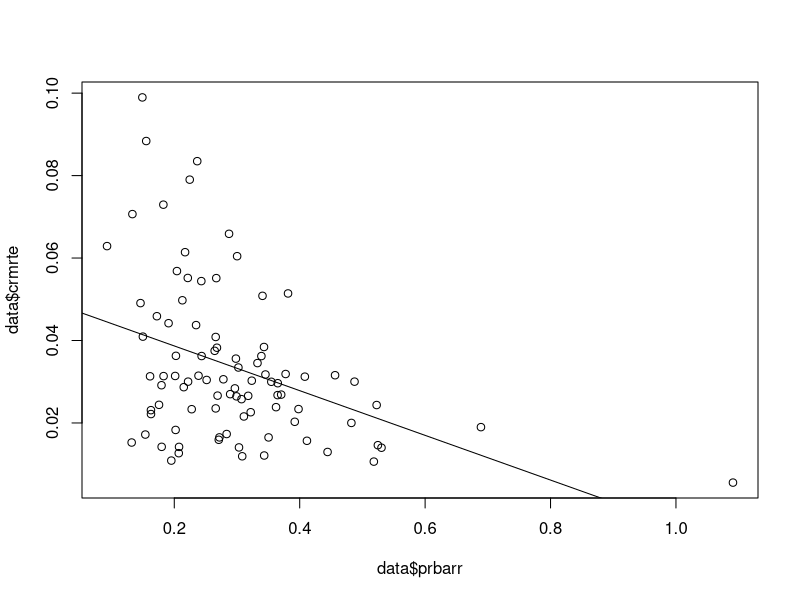
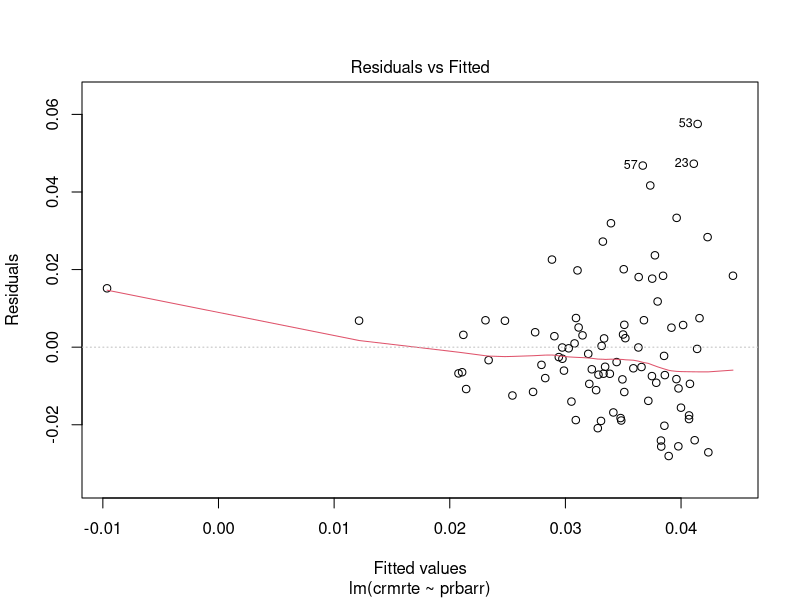
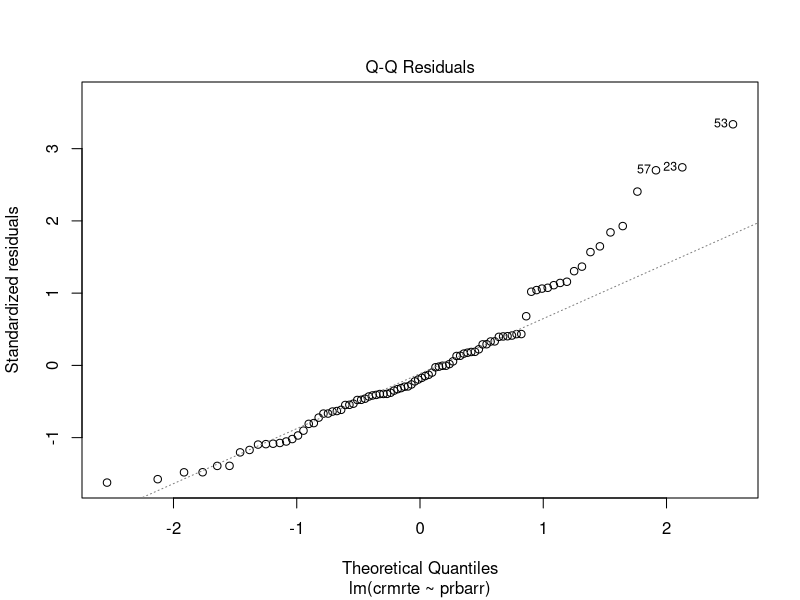
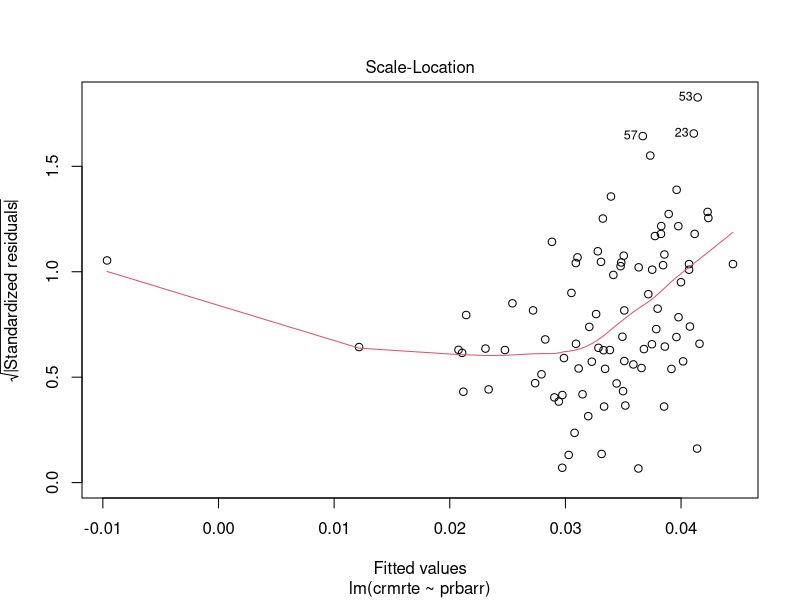
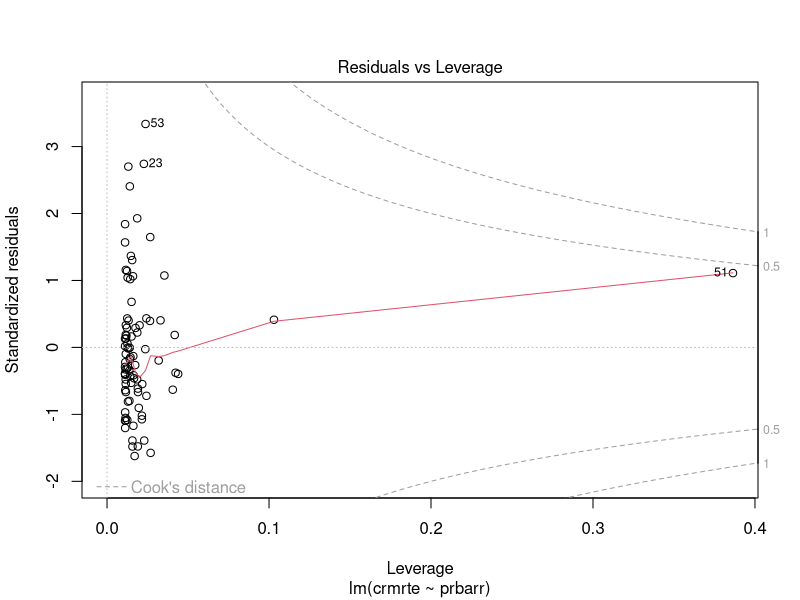

These figures' R source, in order: (Note: this script raises an error after producing the figures.)
#relations to look at: 
#arrest vs conviction vs prison sentence
#length of prison sentence
#police per capita -- at some point there needs to be a tipping point (Mark)

#MARK QUESTIONS
#SHOULD we filter out data points where prob is greater than 1?
#Looking for causal? Only things that I think are remotely causal is wage
#PCA analysis on the data 
#stepwise regression CARET package

#Paul questions?
#cross validation with test data to see if the effect is causal?

lm_plot_routine <- function(x,y) {
  model = lm(y ~ x)
  plot(x,y)
  abline(model)
  print(summary(model)$r.squared)
}
library(dplyr)

setwd("~/Desktop/Stone/Berkeley_MIDS/Statistics/Labs/Lab_3")
full_data <- read.csv('crime_v2.csv')
data <- na.omit(full_data)

#check for duplicated data and remove
sum(duplicated(data))
data <- distinct(data, .keep_all=T)

#data type of prbarr, prbconv, prbpris
data %>% 
  select(prbarr, prbconv, prbpris) %>%
  lapply(class)

#convert prbconv factor in numeric
data$prbconv <- as.numeric(levels(data$prbconv))[data$prbconv]

#QUESTION: arrest vs conviction vs prison sentence
#we need to make sure the probabilities go from 0 to 1
#makes no sense for example for convictions:arrest to be greater than 1
#must be arrested to have a conviction

#point out that some are greater than 1
#maybe renormalize them
#data <- subset(data, prbarr <=1 & prbconv <= 1 &prbpris <= 1)

#Correlate everything
y <- data$crmrte
X <- names(data)[4:dim(data)[2]]
cor_df <- data.frame(crmrte_cor = numeric(0))
for (x in X) {
  corr <- as.data.frame(cor(y, data[x]))
  rownames(corr) <- c(x)
  colnames(corr) <- c('crmrte_cor')
  cor_df <- rbind(cor_df, corr)
}
cor_df$var <- rownames(cor_df)
cor_df <- arrange(cor_df, desc(crmrte_cor))

#wages
all_wages <- grep('^w', names(data))[-1:-1]
median_wages <- apply(data[, all_wages], 2, median)
pctymle_wages <- lm(data$pctymle ~ ., data=data[, all_wages])
crmrte_wages <- lm(data$crmrte ~ ., data=data[, all_wages])

#poor wages
poor_wages <- c('wcon', 'wtrd')
pctymle_poor_wages <- lm(data$pctymle ~ ., data=lapply(data[, poor_wages],log))
crmrte_poor_wages <- lm(data$crmrte ~ ., data=lapply(data[, poor_wages], log))

crmrte_wcon <- lm(data$crmrte ~ log(data[,'wfir']))

#arrest -- fear
#higher probability of arrest, lower the crime rate
m <- lm(crmrte ~ prbarr, data=data)
plot(data$prbarr, data$crmrte)
abline(m)
plot(m)

#rate of conviction and prison
#rate of arrest not enough! Need to convict and punish in order to prevent repeat offenders and send message
rtofconv <- data$prbconv*data$prbarr
rtofprison <- data$prbconv*data$prbarr*data$prbpris

#maybe average blue collar wage?

#young male good predictor on its own; better programs for rehabilitating young men


#stepwise AIC optimization from MASS package

y <- data$crmrte
X <- data[,!names(data) %in% c('crmrte')]
mod <- lm(y ~ ., data=X)
min.AIC <- stepAIC(mod);
summary(min.AIC)$r.squared

crime <- data
filtered <- crime[crime$polpc <=
                    (as.numeric(quantile(crime$polpc)[4]) + (IQR(crime$polpc) * 1.5)) &
                    crime$polpc >= (as.numeric(quantile(crime$polpc)[2]) - (IQR(crime$polpc) * 1.5)),]
y <- filtered$crmrte
X <- filtered[,!names(filtered) %in% c('crmrte')]
mod_polfiltered <- lm(y ~ ., data=X)
min.AIC_polfiltered <- stepAIC(mod_polfiltered);
summary(min.AIC_polfiltered)$r.squared
